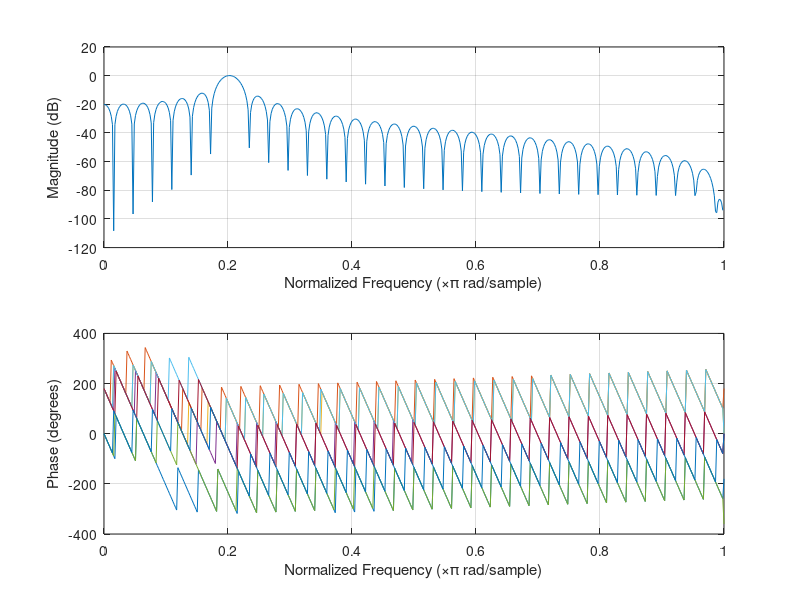

Source code (MATLAB):
clc
clear all;
close all;

seq = input("Enter the sequence",'s');
f1 = [697 770 852 941];
f2 = [1209 1336 1477 1633];
keys = ['1' '2' '3' 'A';'4' '5' '6' 'B';'7' '8' '9' 'C';'*' '0' '#' 'D'];
f = [697 770 852 941 1209 1336 1477 1633];

%sine signal parameters
A = 0.5;
fs = 8000;
toneduration = 0.04;
silence = 0.01;
ts = linspace(0,toneduration,toneduration*fs);

%Encoding
signal = [];
for i = 1:length(seq)
    [r,c] = find(keys==seq(i));
    dual_tone = A*sin(2*pi*f1(r)*ts) + A*sin(2*pi*f2(c)*ts);  
    signal = [signal dual_tone];
    signal = [signal zeros(1,silence*fs)];
end









l = toneduration*fs; %no.of samples per subband in the signal vector
    m = silence*fs; %no. of zeros used to generate silence tone
    N = 64; %order of the filter
    N1=N+1;
    if(mod(N,2))==0 
        N1=N;
        N=N-1;
    end

    %FIR Filter Bank    
    w = rectwin(N1);
    b = [];
    for i=1:8
        b1 = fir1(N,[f(i)-20 f(i)+20]/fs,'bandpass',w);
        freqz(b1);
        hold ON
        b = [b b1];
    end
    
    %Computing the impulse response
    
    %extracting the subbands of the signal and applying the filter to find
    %the tone frequencies
    
    beg = 1; endl = l; k=length(signal); p = length(b); codem = '';
    while endl<k
        xn = signal(beg:endl);
        beg = beg + l + m;
        endl = endl + m + l;
        i=1; e=0; fq = [];
        while i<p
            h = b(i:i+63);
            e = e+1;
            xn = xn*(2/max(abs(xn)));
            z = filter(h,1,xn);
            disp(max(z));
            disp(fq);
    
            if max(z) > 0.6
                score = 1;
            else 
                score = 0;
            end
            
            if (score == 1)
                fq = [fq f(e)];
            end
            
            disp(fq);
            
            i = i+64;
            disp(i);
            
            
        end
        
        r1 = find(f1==fq(1));
        c1 = find(f1==fq(2))-4;
        strcat(keys(r1,c1));
        disp(codem);
   
    end